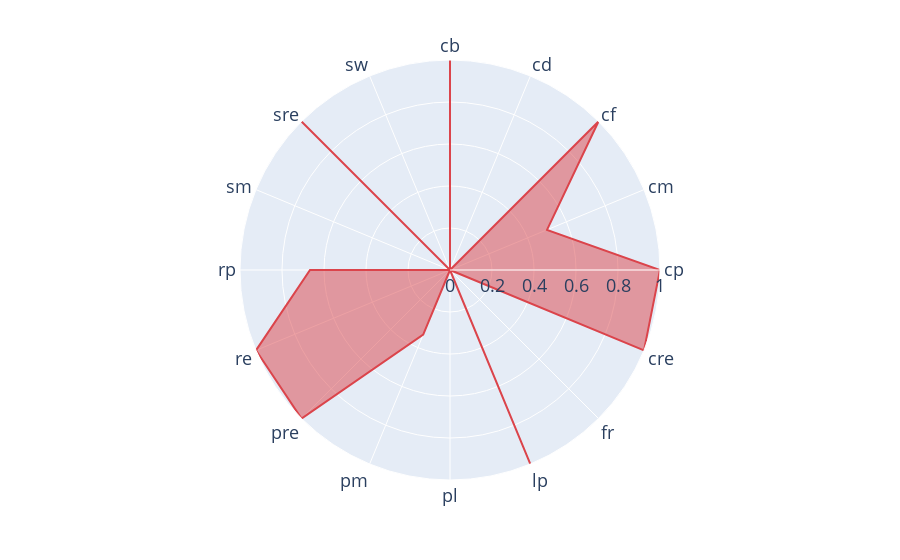
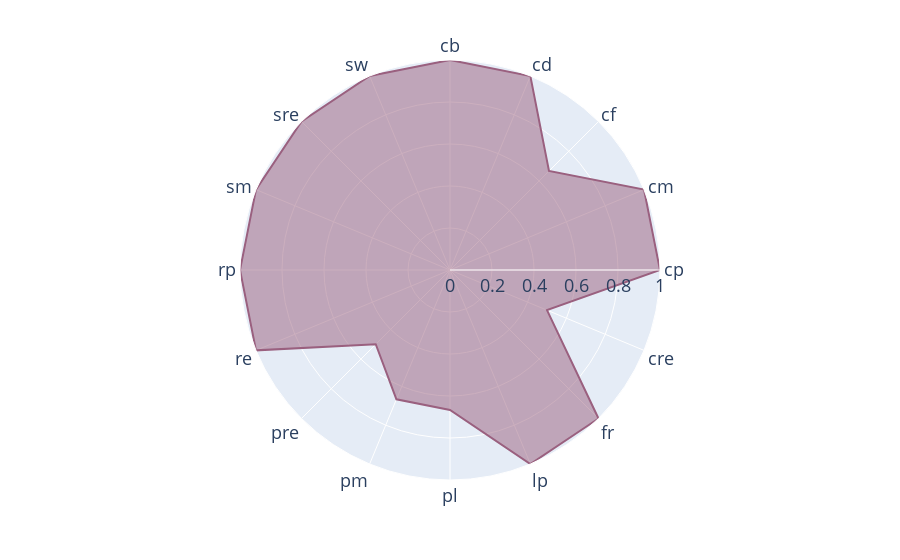
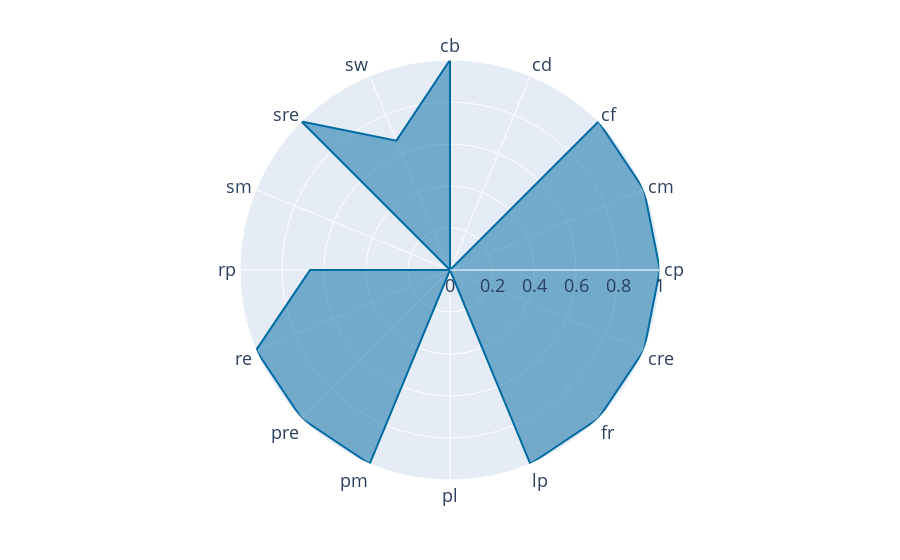
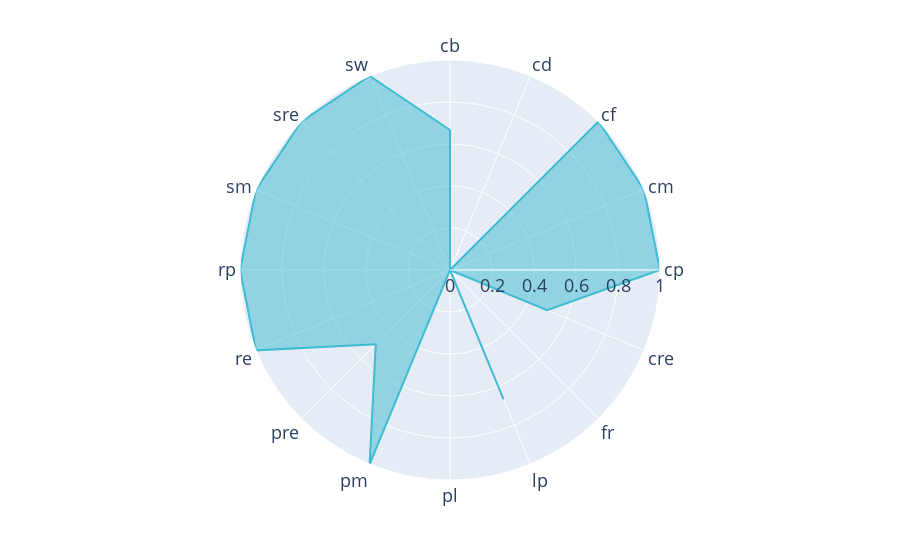

Here is the notebook cell these charts were saved with, in order:
### Markdown cell above
#### Plot as Radar Chart (using plotly)

### Code cell
import plotly.express as px
import plotly.graph_objects as go
from plotly.subplots import make_subplots


plotly_default_colors = colors#px.colors.qualitative.Plotly

fill_colors = {
    name: plotly_default_colors[idx]
    for idx,name in enumerate(df_vers_plot["Algorithm"].unique())
}

# ALL RADAR CHARTS IN ONE PLOT, I DONT LIKE THE LAYOUT THOUGH :/
# fig = make_subplots(rows=2, cols=4, specs=[[{'type': 'polar'}]*4]*2, subplot_titles=df_vers_plot["Algorithm"].unique())#, start_cell="bottom-left")
# for idx, (alg, dataframe) in enumerate(df_vers_plot.groupby(by="Algorithm")):
#     sub_df = df_vers_plot[df_vers_plot["Algorithm"] == alg]
#     fig.add_trace(go.Scatterpolar(
#         name = alg,
#         r=sub_df['Versatility'].values,
#         theta=sub_df['Change Pattern'].values,
#         fillcolor=fill_colors[alg],
#         line={'color': fill_colors[alg]}
#     ), row=idx//4+1, col=idx%4+1 )
# fig.update_traces(fill='toself')

# ALL APPROACHES IN THE SAME RADAR CHART - NOT SO READABLE
# fig = go.Figure()
# for alg, dataframe in df_vers_plot.groupby(by="Algorithm"):
#     fig.add_trace(go.Scatterpolar(
#       r = dataframe["Versatility"],
#       theta = dataframe["Change Pattern"],
#       fill = 'toself',
#       name = alg
# ))

# 1 RADAR CHART PER APPROACH - SEPERATE PLOTS - This is my favorite; Can make a nice layout in latex

import warnings
# Futurewarnings will be risen by pandas within plotly, but this is plotly's fault, not ours
with warnings.catch_warnings():
    warnings.simplefilter(action='ignore', category=FutureWarning)
    for alg, dataframe in df_vers_plot.groupby(by="Algorithm"):
        fig = px.line_polar(
            df_vers_plot[df_vers_plot["Algorithm"] == alg],
            r='Versatility',
            theta='Change Pattern',
            line_close=True,
            color='Algorithm',
            color_discrete_map=fill_colors,
            title=None# alg, # Set this to alg if we want the title, I was planning on setting the title in latex
        )
        fig.update_layout(showlegend=False, title_x=0.5, font=dict(size=18)) # Disable legend (as we have only one algorithm per plot) and center title (if present)
        fig.update_traces(fill='toself')

        if not os.path.exists(f"{OUT_PATH}/Versatility{LAG_WINDOW}/Radar_Charts"):
            os.makedirs(f"{OUT_PATH}/Versatility{LAG_WINDOW}/Radar_Charts")
        fig.write_image(f"{OUT_PATH}/Versatility{LAG_WINDOW}/Radar_Charts/radar_chart_{alg.replace(' ','_')}.pdf", format="pdf")
        print(alg)
        fig.show()

### Figure 1 — Plotly figure (JSON) as saved in the notebook; plotly's stock layout.template omitted (floating-point values rounded to 4 significant figures)
{"data": [{"fill": "toself", "hovertemplate": "Algorithm=ADWIN J<br>Versatility=%{r}<br>Change Pattern=%{theta}<extra></extra>", "legendgroup": "ADWIN J", "line": {"color": "#DB444B", "dash": "solid"}, "marker": {"symbol": "circle"}, "mode": "lines", "name": "ADWIN J", "r": [1, 0, 1, 0.5, 1, 1, 0, 1, 0, 0.3333, 1, 1, 0.6667, 0, 1, 0, 1], "showlegend": true, "subplot": "polar", "theta": ["cb", "cd", "cf", "cm", "cp", "cre", "fr", "lp", "pl", "pm", "pre", "re", "rp", "sm", "sre", "sw", "cb"], "type": "scatterpolar"}], "layout": {"font": {"size": 18}, "legend": {"title": {"text": "Algorithm"}, "tracegroupgap": 0}, "margin": {"t": 60}, "polar": {"angularaxis": {"direction": "clockwise", "rotation": 90}, "domain": {"x": [0, 1], "y": [0, 1]}}, "showlegend": false, "title": {"x": 0.5}}}

### Figure 2 — Plotly figure (JSON) as saved in the notebook; plotly's stock layout.template omitted (floating-point values rounded to 4 significant figures)
{"data": [{"fill": "toself", "hovertemplate": "Algorithm=EMD<br>Versatility=%{r}<br>Change Pattern=%{theta}<extra></extra>", "legendgroup": "EMD", "line": {"color": "#9A607F", "dash": "solid"}, "marker": {"symbol": "circle"}, "mode": "lines", "name": "EMD", "r": [1, 1, 0.6667, 1, 1, 0.5, 1, 1, 0.6667, 0.6667, 0.5, 1, 1, 1, 1, 1, 1], "showlegend": true, "subplot": "polar", "theta": ["cb", "cd", "cf", "cm", "cp", "cre", "fr", "lp", "pl", "pm", "pre", "re", "rp", "sm", "sre", "sw", "cb"], "type": "scatterpolar"}], "layout": {"font": {"size": 18}, "legend": {"title": {"text": "Algorithm"}, "tracegroupgap": 0}, "margin": {"t": 60}, "polar": {"angularaxis": {"direction": "clockwise", "rotation": 90}, "domain": {"x": [0, 1], "y": [0, 1]}}, "showlegend": false, "title": {"x": 0.5}}}

### Figure 3 — Plotly figure (JSON) as saved in the notebook; plotly's stock layout.template omitted (floating-point values rounded to 4 significant figures)
{"data": [{"fill": "toself", "hovertemplate": "Algorithm=J-Measure<br>Versatility=%{r}<br>Change Pattern=%{theta}<extra></extra>", "legendgroup": "J-Measure", "line": {"color": "#006BA2", "dash": "solid"}, "marker": {"symbol": "circle"}, "mode": "lines", "name": "J-Measure", "r": [1, 0, 1, 1, 1, 1, 1, 1, 0, 1, 1, 1, 0.6667, 0, 1, 0.6667, 1], "showlegend": true, "subplot": "polar", "theta": ["cb", "cd", "cf", "cm", "cp", "cre", "fr", "lp", "pl", "pm", "pre", "re", "rp", "sm", "sre", "sw", "cb"], "type": "scatterpolar"}], "layout": {"font": {"size": 18}, "legend": {"title": {"text": "Algorithm"}, "tracegroupgap": 0}, "margin": {"t": 60}, "polar": {"angularaxis": {"direction": "clockwise", "rotation": 90}, "domain": {"x": [0, 1], "y": [0, 1]}}, "showlegend": false, "title": {"x": 0.5}}}

### Figure 4 — Plotly figure (JSON) as saved in the notebook; plotly's stock layout.template omitted (floating-point values rounded to 4 significant figures)
{"data": [{"fill": "toself", "hovertemplate": "Algorithm=LCDD<br>Versatility=%{r}<br>Change Pattern=%{theta}<extra></extra>", "legendgroup": "LCDD", "line": {"color": "#3EBCD2", "dash": "solid"}, "marker": {"symbol": "circle"}, "mode": "lines", "name": "LCDD", "r": [0.6667, 0, 1, 1, 1, 0.5, 0, 0.6667, 0, 1, 0.5, 1, 1, 1, 1, 1, 0.6667], "showlegend": true, "subplot": "polar", "theta": ["cb", "cd", "cf", "cm", "cp", "cre", "fr", "lp", "pl", "pm", "pre", "re", "rp", "sm", "sre", "sw", "cb"], "type": "scatterpolar"}], "layout": {"font": {"size": 18}, "legend": {"title": {"text": "Algorithm"}, "tracegroupgap": 0}, "margin": {"t": 60}, "polar": {"angularaxis": {"direction": "clockwise", "rotation": 90}, "domain": {"x": [0, 1], "y": [0, 1]}}, "showlegend": false, "title": {"x": 0.5}}}
